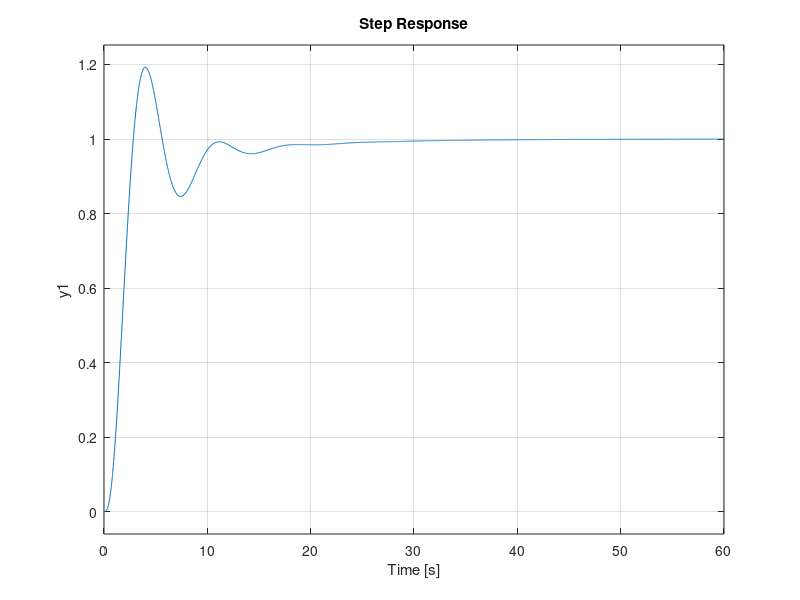

Write the MATLAB code that produced this figure.
s= tf('s');
T = 0.01; % 1/10th of fastest time constant
Gp = zpk([],[0,-1,-2],2);

Gz = c2d(Gp,T);
Pm = 55;


%% D(w)
ww1l = 1.2;
[magGww1l, phaseGww1l] = bode(Gz,ww1l);

a0l = 1; % DC gain = 1 for the controller
w0l = 0.1 * ww1l;
wpl = w0l/(a0l*magGww1l);
Dz_lagfl = zpk(-w0l,-wpl,a0l);
Dz_lagl = c2d(Dz_lagfl,T);
Dz_lagGzl = Dz_lagl * Gz;
Cz_lagl = feedback(Dz_lagGzl,1);

step(Cz_lagl);
